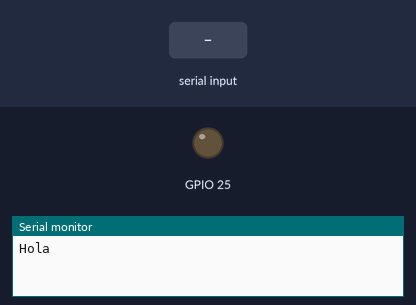
A sketch run on a simulated ESP32. Parts: output pins drawn as LEDs (lit = HIGH), the last lines printed to the serial monitor. The inputs (shaded band) are chosen by the test bench.

Above: at 3.2 s.
3.3 s: "on\n" received over Serial
At 4.5 s:
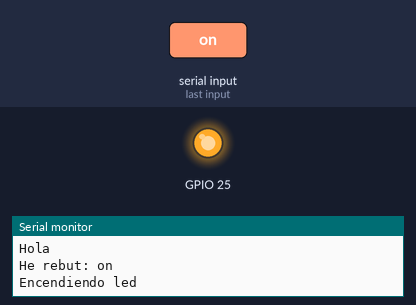
4.8 s: "off\n" received over Serial
At 5.8 s:
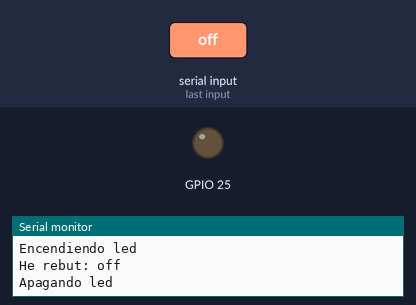
Timing chart, 0 to 7.8 s (numbered marks = the images above; inputs shaded):
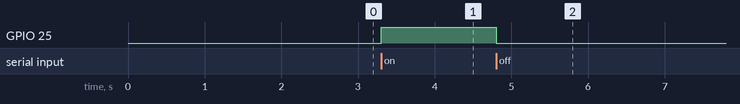

The sketch:

issue-4.ino
```cpp
void setup() {

  Serial.begin(115200);
  delay(2000);
  Serial.println("Hola");

  pinMode(25, OUTPUT);

}

void loop() {

  if (Serial.available()) {
    String linea = Serial.readStringUntil('\n');
    linea.trim();
    if (linea.length() > 0) {
      Serial.print("He rebut: ");
      linea.toLowerCase();
      Serial.println(linea);
      if (linea == "on"){
        if (digitalRead(25) == LOW){
          digitalWrite(25, HIGH);
          Serial.println("Encendiendo led");
        } else {
          Serial.println("Led ya encendido");
        }
      } else if (linea == "off"){
        if (digitalRead(25) == HIGH){
          digitalWrite(25, LOW);
          Serial.println("Apagando led");
        } else {
          Serial.println("Led ya apagado");
        }
      } else {
        Serial.println("Comando no reconocido");
      }
    }
  }

}
```

Measured:
- after the input at 3.3 s, GPIO 25: LOW → HIGH at once
- after the input at 4.8 s, GPIO 25: HIGH → LOW at once
